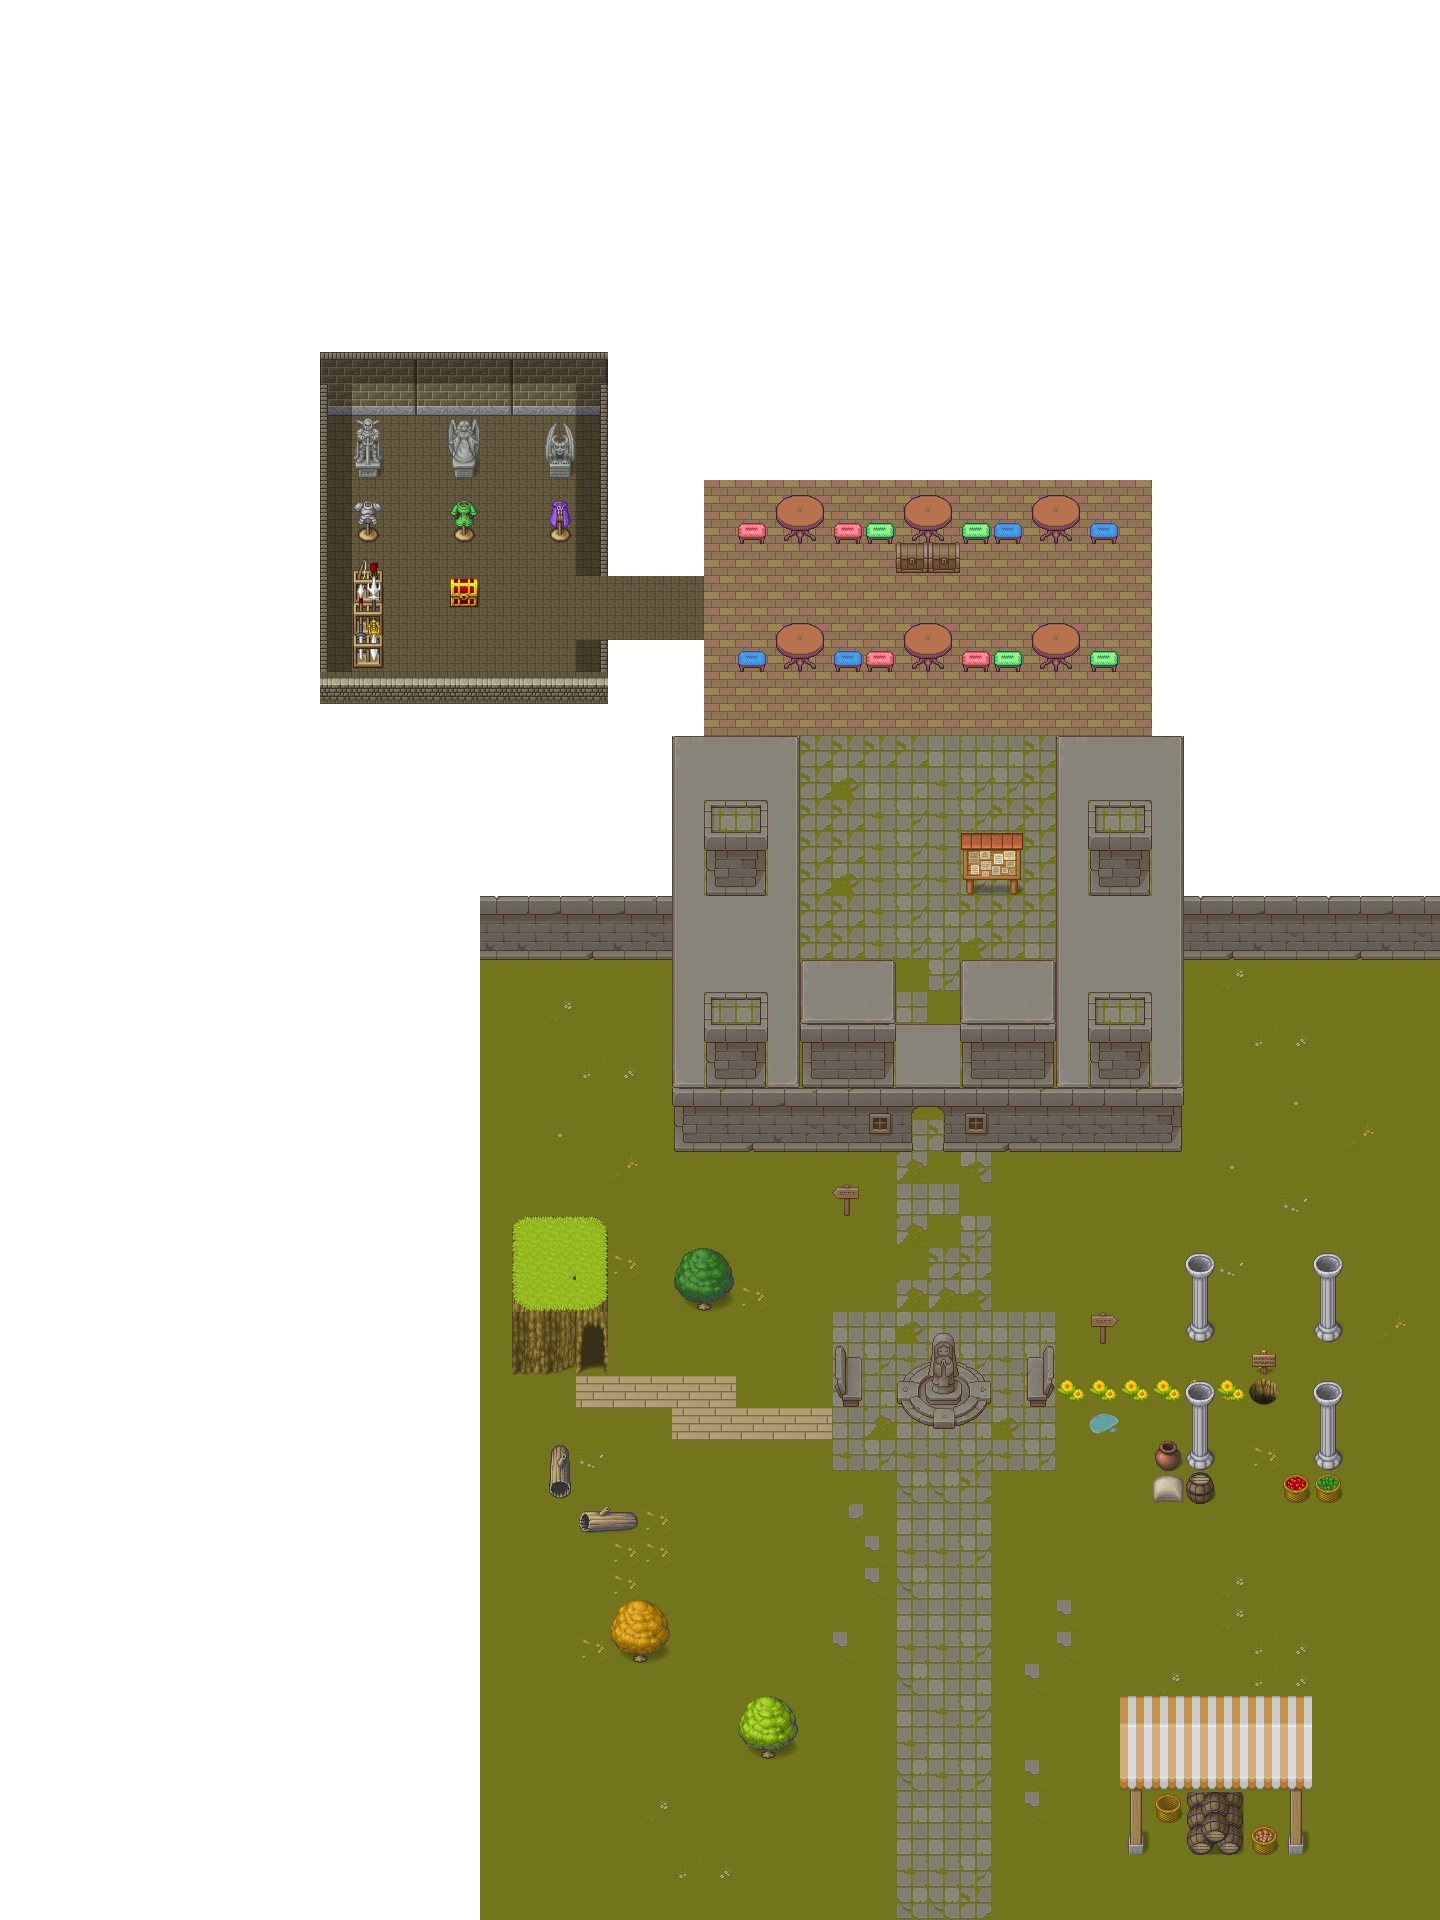

This is a level from a 2D game, rendered from its Tiled map with the project's own tilesets. A one-line summary and the map file follow, with tile-layer data summarised:
An orthogonal 45x60 tile map with 32x32 px tiles, 4 tile layers (solo, base dos elementos 3d, extensão 3d, teto), 9 tilesets and 33 objects (actor1m).

<map version="1.5" tiledversion="1.7.0" orientation="orthogonal" renderorder="right-down" width="45" height="60" tilewidth="32" tileheight="32" infinite="0" backgroundcolor="#ffffff" nextlayerid="8" nextobjectid="89">
 <editorsettings>
  <export target="isometric..tmx" format="tmx" />
 </editorsettings>
 <tileset firstgid="1" name="TX Tileset Grass" tilewidth="32" tileheight="32" tilecount="64" columns="8">
  <image source="../img/TX Tileset Grass.png" width="256" height="256" />
 </tileset>
 <tileset firstgid="65" name="TX Tileset Stone Ground" tilewidth="32" tileheight="32" tilecount="64" columns="8">
  <image source="../img/TX Tileset Stone Ground.png" width="256" height="256" />
 </tileset>
 <tileset firstgid="129" name="TX Shadow Plant" tilewidth="32" tileheight="32" tilecount="256" columns="16">
  <image source="../img/TX Shadow Plant.png" width="512" height="512" />
 </tileset>
 <tileset firstgid="385" name="TX Struct" tilewidth="32" tileheight="32" tilecount="256" columns="16">
  <image source="../img/TX Struct.png" width="512" height="512" />
 </tileset>
 <tileset firstgid="641" name="TX Tileset Wall" tilewidth="32" tileheight="32" tilecount="256" columns="16">
  <image source="../img/TX Tileset Wall.png" width="512" height="512" />
 </tileset>
 <tileset firstgid="897" name="TX Props" tilewidth="32" tileheight="32" tilecount="256" columns="16">
  <image source="../img/TX Props.png" width="512" height="512" />
 </tileset>
 <tileset firstgid="1153" name="TX Shadow" tilewidth="32" tileheight="32" tilecount="256" columns="16">
  <image source="../img/TX Shadow.png" width="512" height="512" />
 </tileset>
 <tileset firstgid="1409" name="BaseChip pipo" tilewidth="32" tileheight="32" tilecount="1064" columns="8">
  <image source="../img/BaseChip pipo.png" width="256" height="4256" />
 </tileset>
 <tileset firstgid="2473" name="D_Inside_House" tilewidth="32" tileheight="32" tilecount="256" columns="16">
  <image source="../img/D_Inside_House.png" width="512" height="512" />
 </tileset>
 <layer id="1" name="solo" width="45" height="60">
  <data>[2700 cells, 1225 non-empty, 25 distinct tile ids]</data>
 </layer>
 <objectgroup color="#ff0000" id="5" name="collision" offsetx="1.57576" offsety="0.72727">
  <object id="2" x="480" y="1918.67">
   <polyline points="0,0 957.333,0 957.333,-1922.02 0,-1922.02 0,0" />
  </object>
  <object id="46" x="542.424" y="1440.27" width="33" height="61" />
  <object id="47" x="576.424" y="1503.27" width="63" height="31" />
  <object id="49" x="606.424" y="1631.27" width="63" height="30" />
  <object id="50" x="735.424" y="1727.27" width="62" height="32" />
  <object id="54" x="1150.42" y="1437.27" width="66" height="67" />
  <object id="55" x="1309.42" y="1437.27" width="35" height="67" />
  <object id="56" x="1278.42" y="1470.27" width="32" height="36" />
  <object id="57" x="1311.42" y="1310.27" width="32" height="34" />
  <object id="58" x="1183.42" y="1309.27" width="31" height="32" />
  <object id="59" x="1087.42" y="1310.27" width="31" height="33" />
  <object id="60" x="831.424" y="1181.27" width="31" height="35" />
  <object id="61" x="671.424" y="1279.27" width="64" height="32" />
  <object id="63" x="832.424" y="1344.27" width="31" height="63" />
  <object id="64" x="1022.42" y="1343.27" width="31" height="65" />
  <object id="65" x="1247.42" y="1345.27" width="29" height="28" />
  <object id="66" x="671.424" y="1024.27" width="236" height="127" />
  <object id="67" x="943.424" y="1025.27" width="238" height="122" />
  <object id="74" x="898.424" y="1353.27" width="87" height="72">
   <ellipse />
  </object>
  <object id="75" x="1183.42" y="1789.27" width="59" height="63" />
  <object id="76" x="1245.42" y="1823.27" width="33" height="32" />
  <object id="77" x="1151.42" y="1792.27" width="28" height="30" />
  <object id="78" x="1117.42" y="1821.27" width="31" height="34" />
  <object id="80" x="1280.42" y="1823.27" width="30" height="33" />
  <object id="81" x="604.758" y="1300.27" width="2.00003" height="52" />
  <object id="82" x="511.257" y="1226.69" width="2.66673" height="73.3334" />
  <object id="83" x="512.424" y="1305.61" width="2.66673" height="64.6667" />
  <object id="84" x="512.424" y="1330.27" width="51.3334" height="36.6667" />
  <object id="85" x="604.758" y="1233.61" width="2.00003" height="64.6667" />
  <object id="86" x="521.424" y="1216.94" width="71.3334" height="14" />
  <object id="87" x="589.424" y="1218.94" width="14.6667" height="12.6667" />
  <object id="88" x="514.091" y="1218.94" width="14.6667" height="10.6667" />
 </objectgroup>
 <layer id="2" name="base dos elementos 3d" width="45" height="60">
  <data>[2700 cells, 177 non-empty, 81 distinct tile ids]</data>
 </layer>
 <objectgroup id="3" name="Player">
  <object id="1" name="mainPlayer" type="actor1m" x="914.5" y="1704.17" width="32" height="32" />
 </objectgroup>
 <layer id="4" name="extensão 3d" width="45" height="60">
  <data>[2700 cells, 133 non-empty, 68 distinct tile ids]</data>
 </layer>
 <layer id="6" name="teto" width="45" height="60">
  <data>[2700 cells, 122 non-empty, 18 distinct tile ids]</data>
 </layer>
</map>
